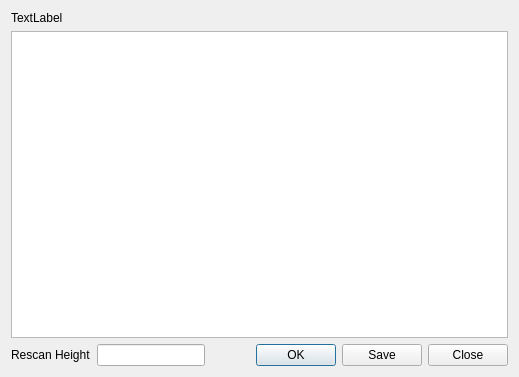
<?xml version="1.0" encoding="UTF-8"?>
<ui version="4.0">
 <class>PrivKey</class>
 <widget class="QDialog" name="PrivKey">
  <property name="geometry">
   <rect>
    <x>0</x>
    <y>0</y>
    <width>519</width>
    <height>377</height>
   </rect>
  </property>
  <property name="windowTitle">
   <string>Private Keys</string>
  </property>
  <layout class="QGridLayout" name="gridLayout">
   <item row="1" column="0">
    <widget class="QPlainTextEdit" name="privKeyTxt">
     <property name="plainText">
      <string/>
     </property>
    </widget>
   </item>
   <item row="0" column="0">
    <widget class="QLabel" name="helpLbl">
     <property name="text">
      <string notr="true">TextLabel</string>
     </property>
    </widget>
   </item>
   <item row="2" column="0">
    <layout class="QHBoxLayout" name="horizontalLayout">
     <item>
      <widget class="QLabel" name="lblRescanHeight">
       <property name="toolTip">
        <string>Start Rescanning the blockchain from this height. Use this only if you are sure there are no transactions below this height</string>
       </property>
       <property name="text">
        <string>Rescan Height</string>
       </property>
      </widget>
     </item>
     <item>
      <widget class="QLineEdit" name="txtRescanHeight">
       <property name="toolTip">
        <string>Start Rescanning the blockchain from this height. Use this only if you are sure there are no transactions below this height</string>
       </property>
      </widget>
     </item>
     <item>
      <spacer name="horizontalSpacer">
       <property name="orientation">
        <enum>Qt::Horizontal</enum>
       </property>
       <property name="sizeHint" stdset="0">
        <size>
         <width>40</width>
         <height>20</height>
        </size>
       </property>
      </spacer>
     </item>
     <item>
      <widget class="QDialogButtonBox" name="buttonBox">
       <property name="orientation">
        <enum>Qt::Horizontal</enum>
       </property>
       <property name="standardButtons">
        <set>QDialogButtonBox::Close|QDialogButtonBox::Ok|QDialogButtonBox::Save</set>
       </property>
      </widget>
     </item>
    </layout>
   </item>
  </layout>
 </widget>
 <resources/>
 <connections>
  <connection>
   <sender>buttonBox</sender>
   <signal>accepted()</signal>
   <receiver>PrivKey</receiver>
   <slot>accept()</slot>
   <hints>
    <hint type="sourcelabel">
     <x>248</x>
     <y>254</y>
    </hint>
    <hint type="destinationlabel">
     <x>157</x>
     <y>274</y>
    </hint>
   </hints>
  </connection>
  <connection>
   <sender>buttonBox</sender>
   <signal>rejected()</signal>
   <receiver>PrivKey</receiver>
   <slot>reject()</slot>
   <hints>
    <hint type="sourcelabel">
     <x>316</x>
     <y>260</y>
    </hint>
    <hint type="destinationlabel">
     <x>286</x>
     <y>274</y>
    </hint>
   </hints>
  </connection>
 </connections>
</ui>
